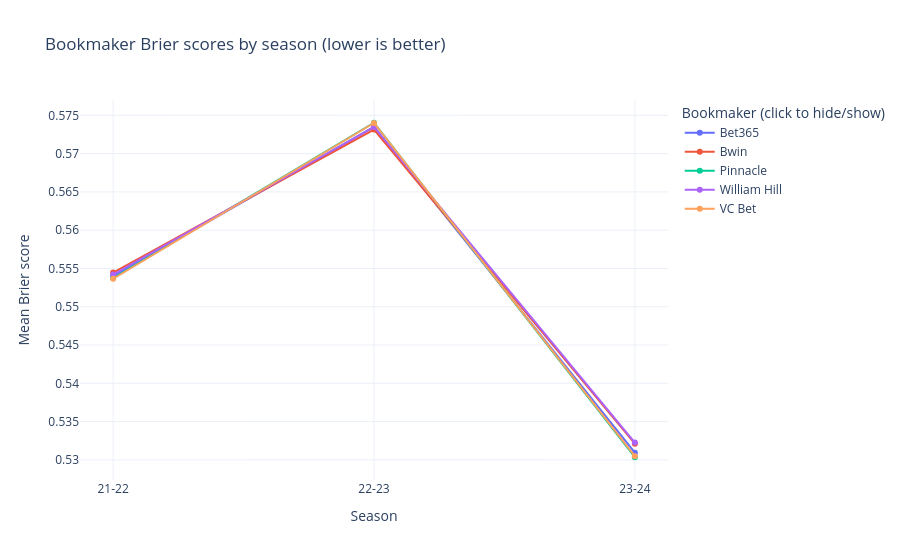

Notebook source saved alongside this figure:
### Code cell
# pip install plotly
import plotly.graph_objects as go

season_cols = list(season_dfs.keys())     # only the season columns

fig = go.Figure()
for name in summary.index:
    fig.add_trace(go.Scatter(
        x=season_cols,
        y=summary.loc[name, season_cols],
        mode="lines+markers",
        name=name,
        hovertemplate="%{fullData.name}<br>Season: %{x}<br>Brier: %{y:.4f}<extra></extra>",
    ))

fig.update_layout(
    title="Bookmaker Brier scores by season (lower is better)",
    xaxis_title="Season",
    yaxis_title="Mean Brier score",
    legend_title="Bookmaker (click to hide/show)",
    hovermode="x unified",
    template="plotly_white",
)
fig.show()

### Figure 1 — Plotly figure (JSON) as saved in the notebook; plotly's stock layout.template omitted (floating-point values rounded to 4 significant figures)
{"data": [{"hovertemplate": "%{fullData.name}<br>Season: %{x}<br>Brier: %{y:.4f}<extra></extra>", "mode": "lines+markers", "name": "Bet365", "type": "scatter", "x": ["21-22", "22-23", "23-24"], "y": [0.554, 0.5735, 0.5309]}, {"hovertemplate": "%{fullData.name}<br>Season: %{x}<br>Brier: %{y:.4f}<extra></extra>", "mode": "lines+markers", "name": "Bwin", "type": "scatter", "x": ["21-22", "22-23", "23-24"], "y": [0.5545, 0.5731, 0.5321]}, {"hovertemplate": "%{fullData.name}<br>Season: %{x}<br>Brier: %{y:.4f}<extra></extra>", "mode": "lines+markers", "name": "Pinnacle", "type": "scatter", "x": ["21-22", "22-23", "23-24"], "y": [0.5538, 0.574, 0.5303]}, {"hovertemplate": "%{fullData.name}<br>Season: %{x}<br>Brier: %{y:.4f}<extra></extra>", "mode": "lines+markers", "name": "William Hill", "type": "scatter", "x": ["21-22", "22-23", "23-24"], "y": [0.5542, 0.5735, 0.5323]}, {"hovertemplate": "%{fullData.name}<br>Season: %{x}<br>Brier: %{y:.4f}<extra></extra>", "mode": "lines+markers", "name": "VC Bet", "type": "scatter", "x": ["21-22", "22-23", "23-24"], "y": [0.5537, 0.574, 0.5305]}], "layout": {"hovermode": "x unified", "legend": {"title": {"text": "Bookmaker (click to hide/show)"}}, "title": {"text": "Bookmaker Brier scores by season (lower is better)"}, "xaxis": {"title": {"text": "Season"}}, "yaxis": {"title": {"text": "Mean Brier score"}}}}
